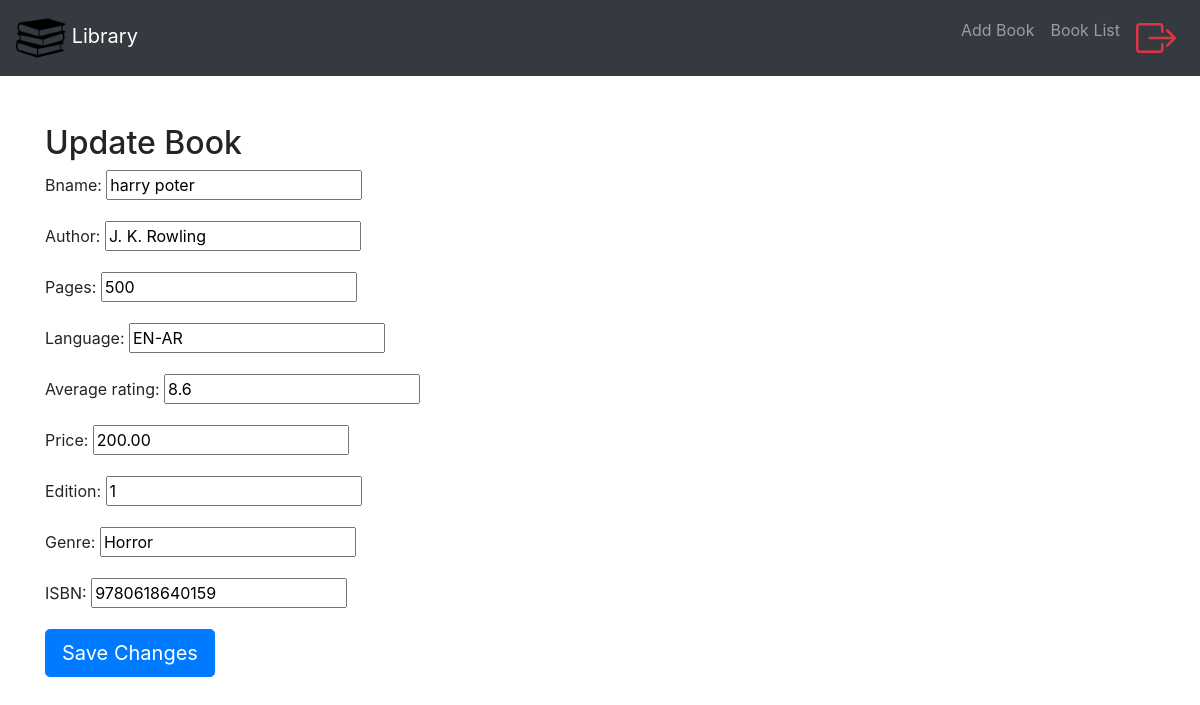
The app's page /update_book/1/, older data.
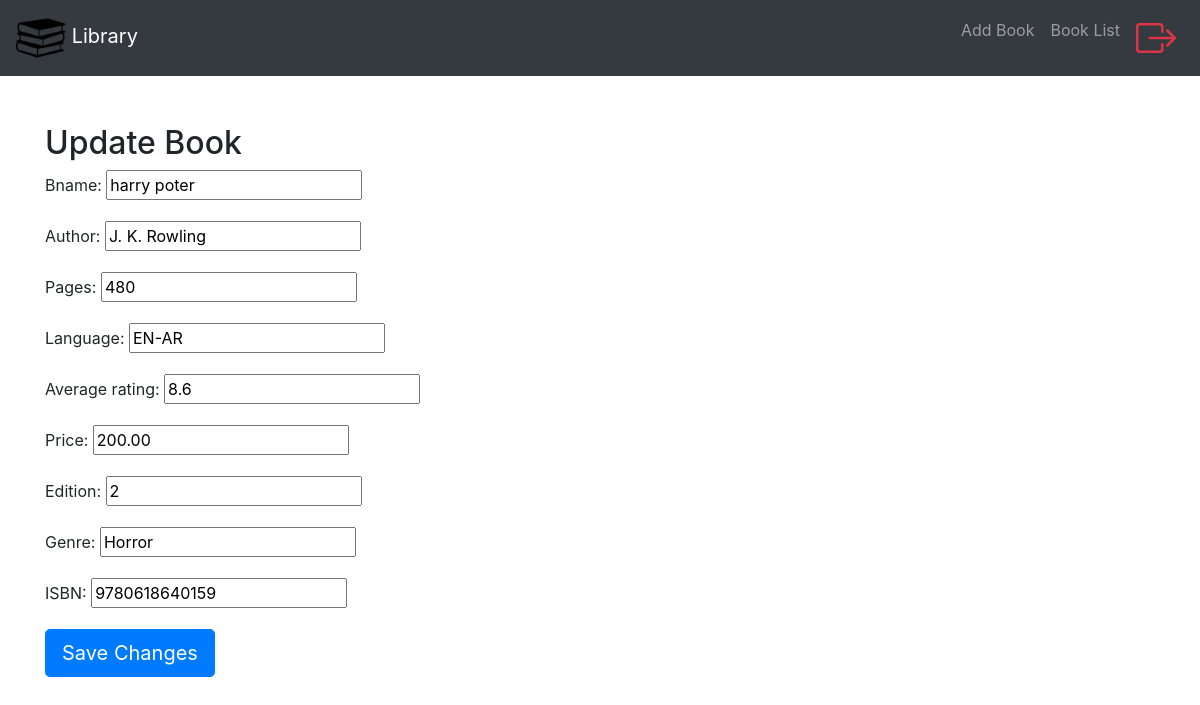
The same page, newer data.
### app1/models.py (models this page shows)
class book(models.Model):
    bname = models.CharField(max_length=64)
    author = models.CharField(max_length=100)
    pages = models.CharField(max_length=64)
    language = models.CharField(max_length=64)
    average_rating = models.FloatField(default=0.0, validators=[MaxValueValidator(10)])
    price = models.DecimalField(max_digits=10, decimal_places=2)
    edition = models.PositiveIntegerField()
    genre = models.CharField(max_length=64)
    ISBN = models.CharField(max_length=13, unique=True)
    def __str__(self):
        return f"{self.bname}"

### app1/views.py (the view)
# urls.py: path('update_book/<int:book_id>/', views.update_book, name='update_book'),
def update_book(request, book_id):
    print(f"book_id: {book_id}")
    Book = get_object_or_404(book, pk=book_id)
    print(f"Book: {Book}")
    if request.method == 'POST':
        form = BookUpdateForm(request.POST, instance=Book)
        if form.is_valid():
            form.save()
            return HttpResponseRedirect(reverse("app1:books"))
        else:
             print(f"Form errors: {form.errors}")
    else:
        form = BookUpdateForm(instance=Book)
    return render(request, 'app1/update_book.html', {'form': form, 'book': Book})

### app1/forms.py
class BookUpdateForm(forms.ModelForm):
    class Meta:
        model = book
        fields = '__all__'

### app1/templates/app1/update_book.html (shortened to what this page needs)
{% extends "app1/layout.html" %}
{% block body %}
<div class="container mt-5">
    <h2>Update Book</h2>
    <form method="post" action="{% url 'app1:update_book' book.id %}">
        {{ form.as_p }}
        <button type="submit" class="btn btn-primary btn-lg">Save Changes</button>
    </form>
</div>
{% endblock %}

Row changes from the older to the newer data that the page shows:
changed book "harry poter": pages "500" → "480"; edition "1" → "2"
